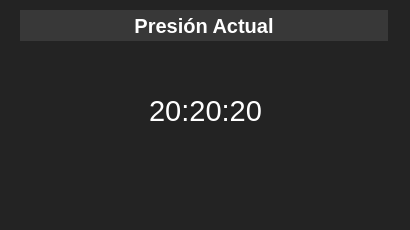
<?xml version="1.0" encoding="UTF-8"?>
<ui version="4.0">
 <class>NewWindoe</class>
 <widget class="QMainWindow" name="NewWindoe">
  <property name="geometry">
   <rect>
    <x>0</x>
    <y>0</y>
    <width>410</width>
    <height>230</height>
   </rect>
  </property>
  <property name="windowTitle">
   <string>Presión Actual</string>
  </property>
  <property name="styleSheet">
   <string notr="true">background-color: rgb(35, 35, 35);
border-color: rgb(255, 255, 255);
selection-color: rgb(255, 255, 255);</string>
  </property>
  <widget class="QWidget" name="centralwidget">
   <widget class="QLabel" name="label">
    <property name="geometry">
     <rect>
      <x>20</x>
      <y>10</y>
      <width>368</width>
      <height>31</height>
     </rect>
    </property>
    <property name="font">
     <font>
      <pointsize>15</pointsize>
      <weight>75</weight>
      <bold>true</bold>
      <underline>false</underline>
      <kerning>true</kerning>
     </font>
    </property>
    <property name="autoFillBackground">
     <bool>false</bool>
    </property>
    <property name="styleSheet">
     <string notr="true">color: rgb(255, 255, 255);
background-color: rgb(56, 56, 56);</string>
    </property>
    <property name="text">
     <string>Presión Actual</string>
    </property>
    <property name="scaledContents">
     <bool>false</bool>
    </property>
    <property name="alignment">
     <set>Qt::AlignCenter</set>
    </property>
   </widget>
   <widget class="QLabel" name="Aaaaaa">
    <property name="geometry">
     <rect>
      <x>70</x>
      <y>70</y>
      <width>271</width>
      <height>81</height>
     </rect>
    </property>
    <property name="font">
     <font>
      <pointsize>22</pointsize>
     </font>
    </property>
    <property name="styleSheet">
     <string notr="true">color: rgb(255, 255, 255);</string>
    </property>
    <property name="text">
     <string>20:20:20</string>
    </property>
    <property name="alignment">
     <set>Qt::AlignCenter</set>
    </property>
   </widget>
  </widget>
  <widget class="QStatusBar" name="statusbar"/>
 </widget>
 <resources/>
 <connections/>
</ui>
